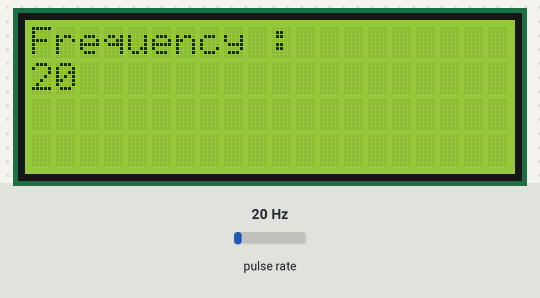
The sketch below on a simulated Arduino Uno, built with avr-gcc and run on an emulated ATmega328P. On the bench: 20×4 character LCD. Wiring (inferred from the names in the program): pulse sensor: data pin 2. The inputs (shaded band) are chosen by the test bench; at power-on: pulse rate 20 Hz. What the sketch prints to the serial monitor is not drawn.

Above: at 1.1 s.
At 8.1 s:
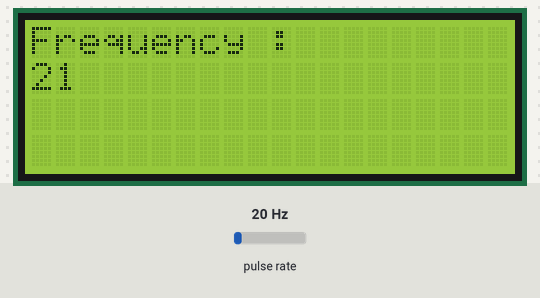

The sketch:

pulse_read.ino
```cpp
/*
size = 3276
Version 1.0 B

To measure a frequency pulse and display in the serial monitor.

Connect the pulse source to pin 2.
The source have to be a +5 V to Gnd signal.

In this experiment, I use a second Arduino to generated
a pulse.  A 555 in astable Mode can be use.
Just connect pin 3 of the 555 to pin 2 of the Arduino.

Program by Serge J Desjardins aka techone
Toronto, Ontario, Canada

Compile and Tested.

*/

#include <Wire.h>
#include <LiquidCrystal_I2C.h>
LiquidCrystal_I2C lcd(0x27,20,4);

byte freqpin = 2;

unsigned long timeone;

unsigned int frequency;
unsigned int timediff;

unsigned int tcount=0;

// sample time of 1 second or 1000 ms.
unsigned int sampletime=1000;
unsigned long sampletimetwo=1000000;
unsigned long j;

volatile unsigned int count=0;

void setup()
{
  lcd.init();                      // initialize the lcd
  lcd.backlight();
  pinMode(freqpin, INPUT);
  // set interrupt pin 2 and use rising ( from gnd to +5 )
  attachInterrupt(0,freqinput,RISING);
  Serial.begin(9600);
}

void loop()
{
/* Use while() loop and use millis().
    Calculate the time difference and compare the
    value with the sample time.
*/
// activate the interrupt
tcount=0;
count=0;
timediff=0;
attachInterrupt(0,freqinput,RISING);
//interrupts();
timeone=millis();
while(timediff<sampletime)
{
  tcount=count;
  timediff=millis()-timeone;
}
// de-activated the interrupt
detachInterrupt(0);
//noInterrupts();
// Calculated frequency
frequency=tcount;

// Display frequency
Serial.print("The difference of the delay is : ");
Serial.println(timediff,DEC);
Serial.print("Test while - ");
Serial.print("Frequency : ");
lcd.clear();
lcd.setCursor(0,0);
lcd.print("Frequency : ");
lcd.setCursor(0,1);
lcd.print(frequency,DEC);
Serial.println(frequency,DEC);
delay(3000);

count=0;
tcount=0;

/* Using a for() loop design. no need for millis() but
    you need to fine tune the constant sampletime to set
   the proper time for sampling.
*/
// activate the interrupts

// interrupts();
attachInterrupt(0,freqinput,RISING);
timeone=millis();
for (j=0;j<sampletimetwo;j++)
{
  tcount=count;
}
timediff=millis()-timeone;
// de-activated the interrupt
//noInterrupts();
detachInterrupt(0);
// Calculated frequency
frequency=tcount;

// Display frequency
Serial.print("The time difference is : ");
Serial.println(timediff,DEC);
Serial.print("Test Loop - ");
Serial.print("Frequency : ");
Serial.println(frequency,DEC);
Serial.println("\n");
delay(2000);

}

// The interrupt routine
void freqinput ()
{
  count++;
}
```

Measured:
- what the display in image 0 shows lasts 6.9 s, from 1.1 s to 8.0 s
